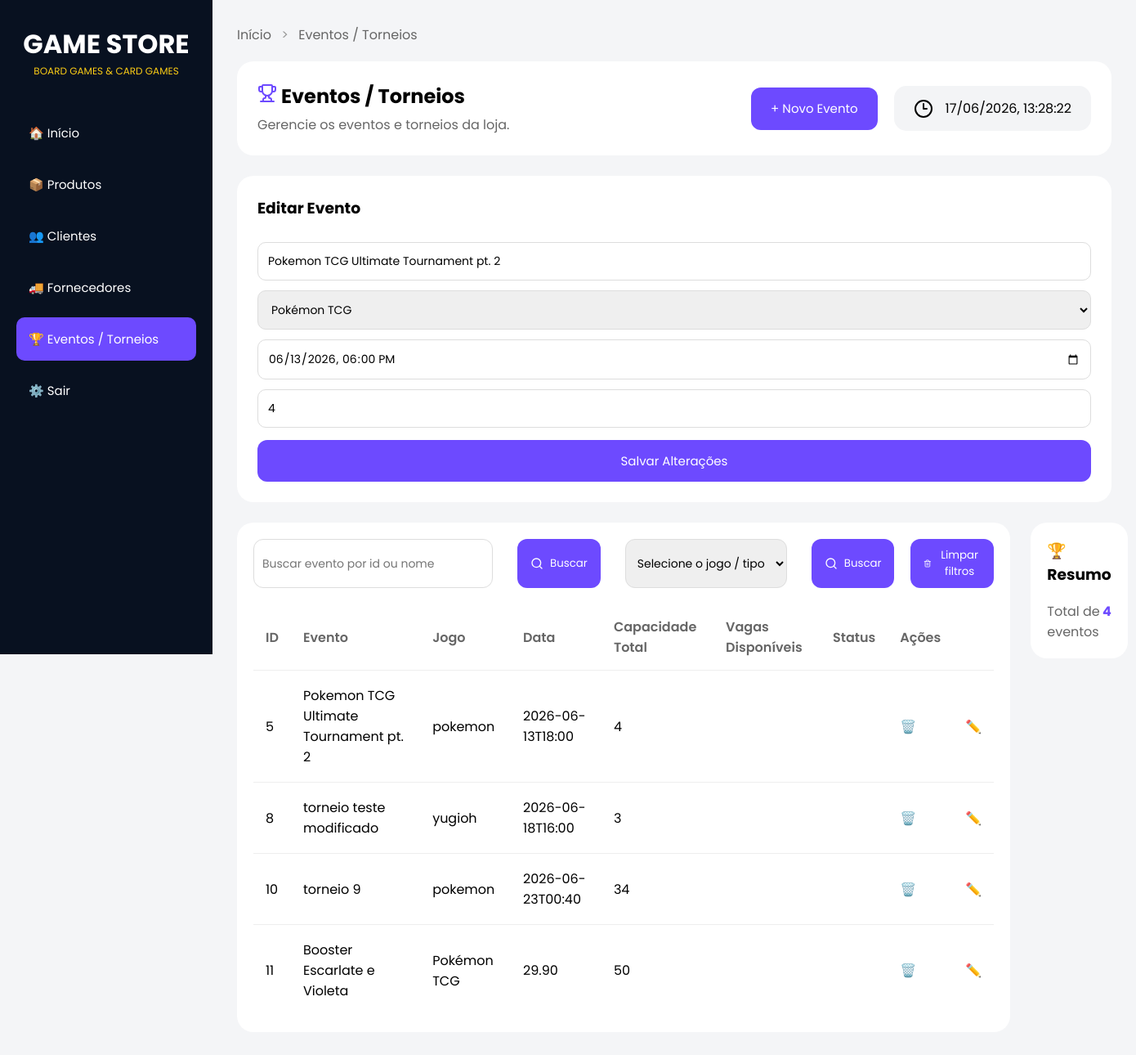
The page /eventos/editar/5 on the database as committed earlier.
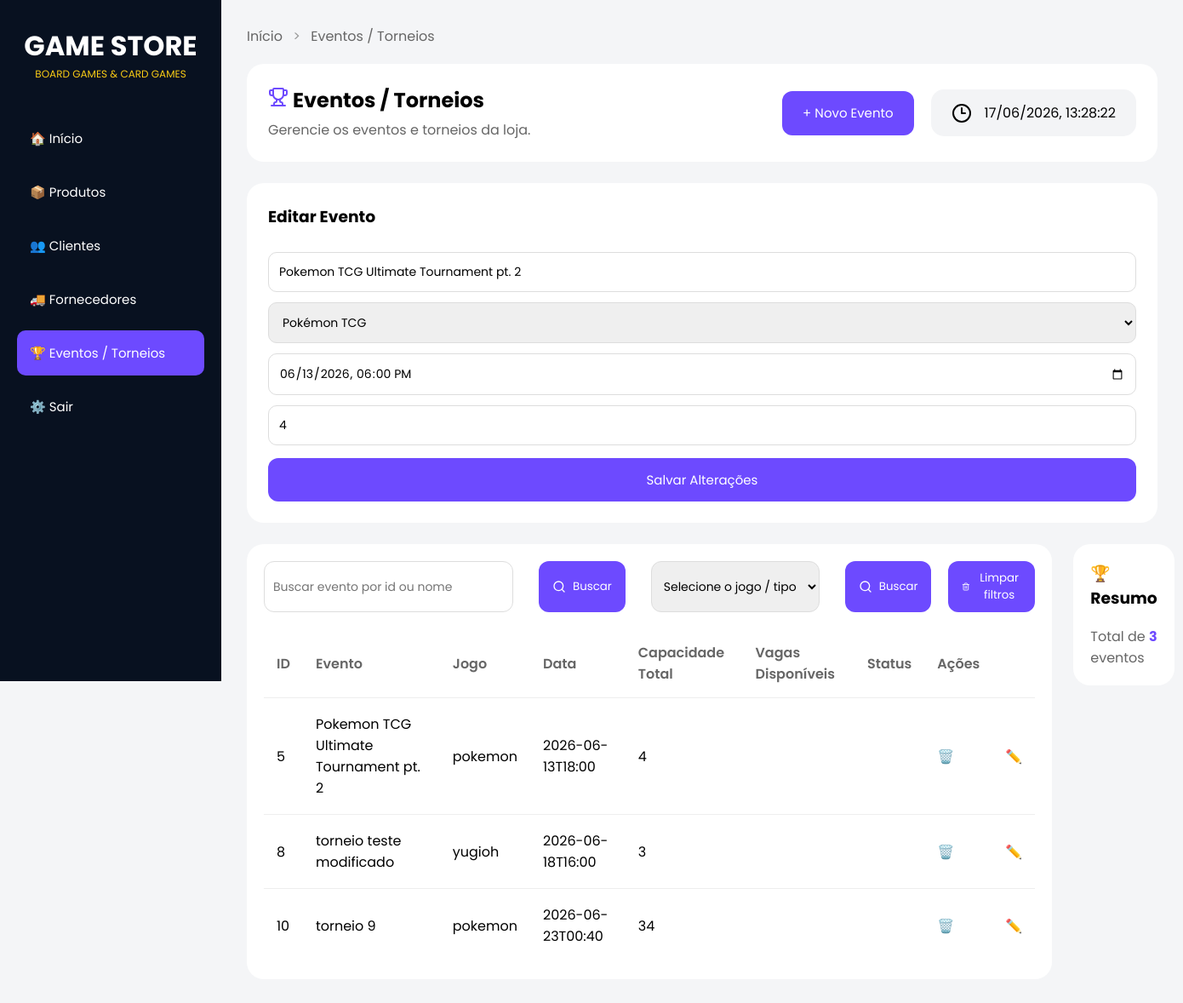
The same page on the database as committed later.
### tables this page shows
CREATE TABLE eventos (
            id INTEGER PRIMARY KEY AUTOINCREMENT,
            nome TEXT NOT NULL,
            jogo TEXT NOT NULL,
            data TEXT NOT NULL,
            vagas INTEGER NOT NULL
        );

### routes.py (the view)
@app.route("/eventos/editar/<int:id>", methods=["GET"])
def mostrar_edicao(id):
    evento = buscar_evento(id)
    lista = listar_eventos()
    return render_template("eventos.html", eventos=lista, total_eventos=len(lista), evento_edicao=evento, modo="editar")

### database.py (called while the page is built)
def conectar():
    return sqlite3.connect(CAMINHO_BANCO)

### modules/eventos.py (called while the page is built)
def listar_eventos():
    conn = conectar()
    cursor = conn.cursor()
    cursor.execute("SELECT * FROM eventos") # seleciona tudo da tabela eventos
    eventos = cursor.fetchall()
    conn.close()
    return eventos # retorna tudo q selecionamos com o fetchall

def buscar_evento(id): # Receber um id ↓ SELECT * FROM eventos WHERE id = ? ↓ fetchone()↓ return evento
    conn = conectar()
    cursor = conn.cursor()
    cursor.execute("""SELECT * FROM eventos
                      WHERE id = ?""",(id,))
    evento = cursor.fetchone()
    conn.close()
    return evento

### templates/eventos.html (shortened to what this page needs)
<!doctype html>
<html lang="pt-BR">
<head>
  <link rel="stylesheet" href="{{ url_for('static', filename='eventos.css') }}" />
</head>
<body>
  <div class="sidebar">
    <div class="logo">
      <h1>GAME STORE</h1>
      <p>BOARD GAMES & CARD GAMES</p>
    </div>
    <div class="menu">
      <a href="/">🏠 Início</a>
      <a href="/produtos">📦 Produtos</a>
      <a href="/clientes">👥 Clientes</a>
      <a href="/fornecedores">🚚 Fornecedores</a>
      <a href="/eventos" class="active">🏆 Eventos / Torneios</a>
      <a href="#">⚙️ Sair</a>
    </div>
  </div>
  <main class="main">
    <div class="breadcrumb">
      <a href="/">Início</a>
      <span>></span>
      <a href="/eventos">Eventos / Torneios</a>
    </div>
    <section class="topo">
      <div class="titulo-subt">
        <h1><i data-lucide="trophy" class="lucide-trophy"></i> Eventos / Torneios</h1>
        <p>Gerencie os eventos e torneios da loja.</p>
      </div>
      <div class="botoes-titulo">
        <button class="new-event" onclick="mostrarFormulario()">
          + Novo Evento
        </button>
      </div>
      <div class="data">
        <i data-lucide="clock-3"></i>
        <time id="data-hora" class="data-textos"></time>
      </div>
    </section>
    <div class="card-form" id="formEvento" {% if modo=="criar" %} style="display:none;" {% endif %}>
      {%if modo == "criar"%}
      <h3>Novo Evento</h3>
      <form action="/eventos/criar" method="POST">
        <input type="text" name="nome" placeholder="Nome do evento" required />
        <select name="jogo" required>
          <option value="" disabled selected>Selecione o jogo / tipo</option>
          <option value="pokemon">Pokémon TCG</option>
          <option value="magic">Magic: The Gathering</option>
          <option value="yugioh">Yu-Gi-Oh!</option>
          <option value="board">Board Game</option>
        </select>
        <input type="datetime-local" name="data" required />
        <input type="number" name="vagas" min="1" placeholder="Quantidade de vagas" required />
        <button type="submit">Cadastrar</button>
      </form>
      {% elif modo == "editar" %}
      <h3>Editar Evento</h3>
      <form action="/eventos/atualizar/{{ evento_edicao[0] }}" method="POST">
        <input type="text" name="nome" placeholder="Nome do evento" value="{{ evento_edicao[1] }}" required />
        <select name="jogo" required>
          <option value="pokemon" {% if evento_edicao[2]=="pokemon" %}selected{% endif %}>
            Pokémon TCG
          </option>
        </select>
        <input type="datetime-local" name="data" value="{{ evento_edicao[3] }}" required />
        <input type="number" name="vagas" min="1" placeholder="Quantidade de vagas" value="{{ evento_edicao[4] }}"
          required />
        <button type="submit">Salvar Alterações</button>
      </form>
      {% endif %}
    </div>
    <section class="content">
      <div class="eventos">
        <div class="filtros">
          <form action="/eventos/busca" method="POST" class="form-busca">
            <input type="text" name="busca" placeholder="Buscar evento por id ou nome" required>
            <button type="submit" class="btn-filter"><i data-lucide="search" class="lucide-btn"></i> Buscar</button>
          </form>
          <form action="/eventos/busca-tipo" method="POST" class="form-busca">
            <select name="tipo" class="tipos-select" required>
              <option value="" disabled selected>Selecione o jogo / tipo</option>
            </select>
            <button type="submit" class="btn-filter"><i data-lucide="search" class="lucide-btn"></i> Buscar</button>
          </form>
          <form class="form-nofiltros" action="/eventos">
            <button type="submit" class="btn-clear"><i data-lucide="trash-2" class="lucide-btn"></i> Limpar
              filtros</button>
          </form>
        </div>
        <table class="tabela-eventos">
          <thead>
            <tr>
              <th>ID</th>
              <th>Evento</th>
              <th>Jogo</th>
              <th>Data</th>
              <th>Capacidade Total</th>
              <th>Vagas Disponíveis</th>
              <th>Status</th>
              <th>Ações</th>
            </tr>
          </thead>
          <tbody>
            {% if eventos%}
            {% for evento in eventos %}
            <tr>
              <td>{{ evento[0] }}</td>
              <td>{{ evento[1] }}</td>
              <td>{{ evento[2] }}</td>
              <td>{{ evento[3] }}</td>
              <td>{{ evento[4] }}</td>
              <td>{{ evento[5] }}</td>
              <td>{{ evento[6] }}</td>
              <td>
                <form action="/eventos/excluir/{{ evento[0] }}" method="POST">
                  <button type="submit">🗑️</button>
                </form>
              </td>
              <td>
                <form action="/eventos/editar/{{ evento[0] }}" method="GET">
                  <button type="submit">✏️</button>
                </form>
              </td>
              {% endfor %}
            </tr>
            {% else %}
            <tr>
              <td colspan="6">
                Nenhum evento encontrado
              </td>
            </tr>
            {% endif %}
          </tbody>
        </table>
      </div>
      <aside class="barra-direita">
        <div class="card">
          <h3>🏆 Resumo</h3>
          <div class="info">
            <span>Total de eventos</span>
            <strong>{{ total_eventos }}</strong>
          </div>
        </div>
      </aside>
    </section>
  </main>
</body>
</html>

### static/eventos.css (style rules this page uses)
* { margin: 0; padding: 0; box-sizing: border-box; font-family: "Poppins", sans-serif; }
body { background: #f4f5f7; display: flex; }
.sidebar { width: 260px; height: 100vh; background: #081120; color: white; padding: 30px 20px; position: fixed; }
.logo { text-align: center; margin-bottom: 40px; }
.logo h1 { font-size: 32px; }
.logo p { color: #facc15; font-size: 12px; }
.menu { display: flex; flex-direction: column; gap: 10px; }
.menu a { text-decoration: none; color: white; padding: 15px; border-radius: 10px; transition: 0.3s; font-size: 15px; }
.menu a.active { background: #6d4aff; }
.main { margin-left: 260px; width: calc(100% - 260px); padding: 30px; }
.breadcrumb { margin-bottom: 20px; }
.breadcrumb a { text-decoration: none; color: #666; }
.breadcrumb span { margin: 0 8px; color: #999; }
.topo { display: flex; align-items: center; gap: 20px; background: white; padding: 25px; border-radius: 20px; margin-bottom: 25px; width: 100%; }
.titulo-subt { flex: 1; }
.titulo-subt h1 { margin-bottom: 5px; }
.titulo-subt p { color: #666; }
.lucide-trophy { color: #6d4aff; }
.botoes-titulo { display: flex; gap: 10px; }
.new-event { height: 52px; padding: 0 24px; border: none; border-radius: 12px; font-size: 15px; cursor: pointer; transition: 0.3s; background: #6d4aff; color: white; }
.data { display: flex; align-items: center; gap: 15px; background: #f3f4f6; padding: 15px 24px; border-radius: 15px; }
.card-form { background: white; border-radius: 20px; padding: 25px; margin-bottom: 25px; }
.card-form h1, .card-form h3 { margin-bottom: 15px; }
.card-form input, .card-form select { width: 100%; padding: 12px; margin-top: 12px; border: 1px solid #ddd; border-radius: 10px; font-size: 14px; }
.card-form button { width: 100%; border: none; background: #6d4aff; color: white; padding: 14px; border-radius: 12px; margin-top: 15px; cursor: pointer; font-size: 15px; transition: 0.3s; }
.content { display: flex; gap: 25px; }
.eventos { flex: 1; background: white; border-radius: 20px; padding: 20px; }
.barra-direita { width: 320px; }
.card { background: white; border-radius: 20px; padding: 20px; margin-bottom: 20px; }
.card h3 { margin-bottom: 15px; }
.tabela-eventos { width: 100%; border-collapse: collapse; margin-top: 20px; }
.tabela-eventos th { text-align: left; color: #666; font-weight: 600; padding: 15px; }
.tabela-eventos td { padding: 18px 15px; border-top: 1px solid #eee; }
.tabela-eventos td form button { background: none; border: none; cursor: pointer; font-size: 16px; }
.filtros { display: flex; }
.form-busca { display: flex; gap: 10px; }
.form-busca input, select { padding: 10px; border: 1px solid #ddd; border-radius: 12px; font-size: 14px; margin-right: 20px; }
.tipos-select { margin-left: 30px; }
.lucide-btn { width: 16px; height: 16px; }
.btn-filter { display: flex; align-items: center; gap: 8px; background: #6d4aff; color: white; border: none; padding: 10px 16px; border-radius: 12px; cursor: pointer; transition: 0.3s; }
.form-nofiltros { display: flex; gap: 10px; }
.btn-clear { display: flex; align-items: center; gap: 8px; background: #6d4aff; color: white; border: none; padding: 10px 16px; margin-left: 20px; border-radius: 12px; cursor: pointer; transition: 0.3s; }
.info { display: flex; justify-content: space-between; margin-top: 18px; }
.info span { color: #666; }
.info strong { color: #6d4aff; }

Rows that differ between the two databases and show on the page:
removed eventos: id "11", nome "Booster Escarlate e Violeta", jogo "Pokémon TCG", data "29.90", vagas "50"
Other text that changed with them:
{{ total_eventos }}: "4" → "3"
